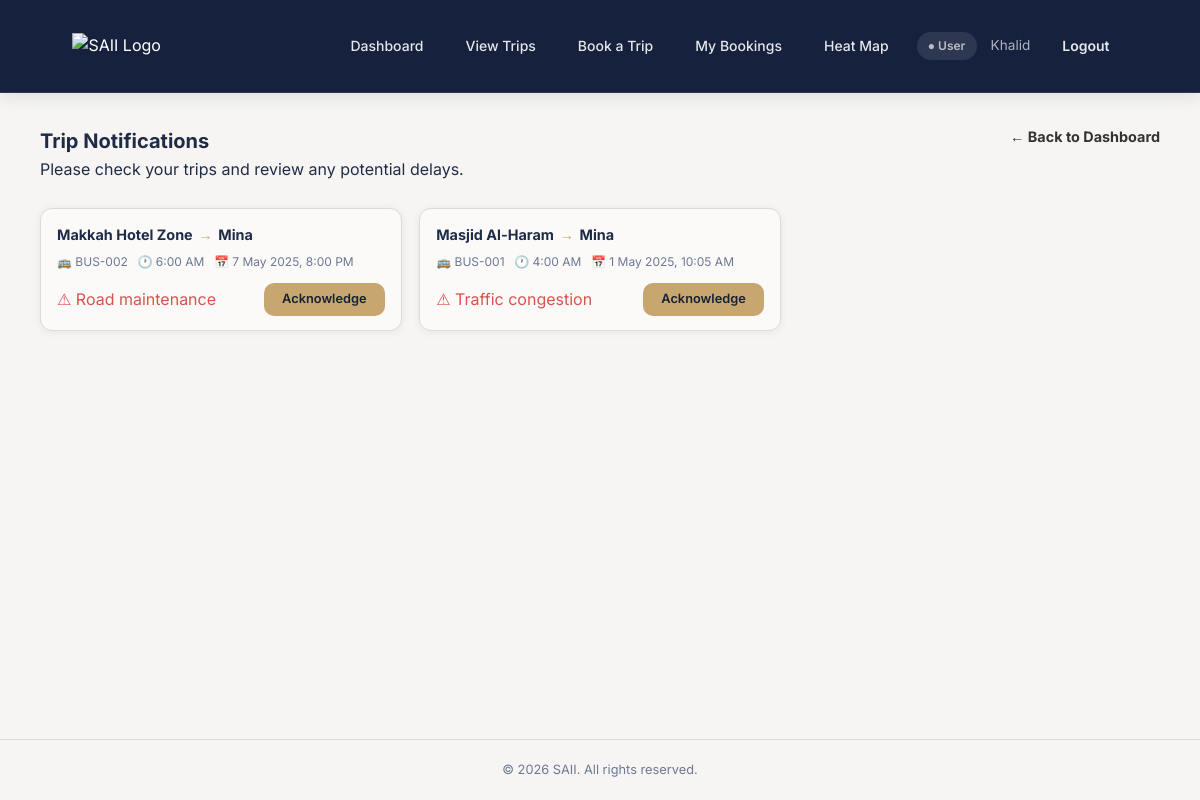
The page /notifications.php on the database its author committed.
### tables this page shows
CREATE TABLE `notification` (
  `notification_id` int(11) NOT NULL,
  `message` text NOT NULL,
  `sent_at` datetime NOT NULL DEFAULT CURRENT_TIMESTAMP,
  `TripID` int(11) NOT NULL
);

CREATE TABLE `trip` (
  `TripID` int(11) NOT NULL,
  `Origin` varchar(100) NOT NULL,
  `Destination` varchar(100) NOT NULL,
  `DepartureDate` date NOT NULL,
  `DepartureTime` time NOT NULL,
  `TotalSeats` int(11) NOT NULL,
  `AvailableSeats` int(11) NOT NULL,
  `Status` enum('Confirmed','Completed','Cancelled') NOT NULL,
  `Pickup_Location` varchar(150) DEFAULT NULL,
  `BusID` int(11) NOT NULL,
  `AdminID` int(11) NOT NULL
);

CREATE TABLE `bus` (
  `BusID` int(11) NOT NULL,
  `Bus_Number` varchar(50) NOT NULL,
  `Capacity` int(11) NOT NULL,
  `Status` enum('Active','Maintenance') NOT NULL,
  `Driver_Name` varchar(100) NOT NULL,
  `Driver_Phone` varchar(20) NOT NULL
);

### notifications.php (the view, shortened to what this page needs)
<?php
include('db_connection.php');
$notifResult = $conn->query("
    SELECT n.notification_id, n.message, n.sent_at,
           t.TripID, t.Origin, t.Destination, t.DepartureTime,
           b.Bus_Number
    FROM notification n
    JOIN trip t ON n.TripID = t.TripID
    JOIN bus  b ON t.BusID  = b.BusID
    ORDER BY n.sent_at DESC
");
$notifications = [];
while ($row = $notifResult->fetch_assoc()) {
    $notifications[] = $row;
}
function fmtTime($t) {
    $parts = explode(':', $t);
    $h = (int)$parts[0];
    return (($h % 12) ?: 12) . ':' . $parts[1] . ' ' . ($h >= 12 ? 'PM' : 'AM');
}
?>
<!DOCTYPE html>
<html lang="en">
<head>
  <link rel="stylesheet" href="styles.css"/>
</head>
<body class="page-wrapper">
<header class="navbar">
  <div class="navbar-inner">
    <a href="user-dashboard.php" class="nav-logo">
      <img src="image/saii.png" alt="SAII Logo" class="logo-img"/>
    </a>
    <nav class="nav-links">
      <a href="user-dashboard.php"  class="nav-link">Dashboard</a>
      <a href="view-trips.php"      class="nav-link">View Trips</a>
      <a href="add-booking.php"     class="nav-link">Book a Trip</a>
      <a href="my-bookings.php"     class="nav-link">My Bookings</a>
      <a href="user-heat-map.php"   class="nav-link">Heat Map</a>
    </nav>
    <div class="nav-right">
      <span class="role-chip user">&#9679; User</span>
      <span style="color:rgba(255,255,255,.65);font-size:.85rem;">Khalid</span>
      <a href="signin.php" class="btn btn-sm btn-outline-dark">Logout</a>
    </div>
  </div>
</header>
<div class="page-content">
  <a href="user-dashboard.php" class="back-arrow"
     style="text-decoration:none;color:#333;font-size:0.9rem;margin-bottom:0.5rem;float:right;">
    <b>← Back to Dashboard</b>
  </a>
  <h2>Trip Notifications</h2>
  <p>Please check your trips and review any potential delays.</p>
  <br>
  <div class="trips-grid">
    <?php if (empty($notifications)): ?>
      <p style="color:var(--fg-muted)">No notifications at the moment.</p>
    <?php else: ?>
      <?php foreach ($notifications as $n): ?>
        <div class="trip-photo-card">
          <div class="trip-photo-body">
            <div class="trip-photo-route">
              <?= htmlspecialchars($n['Origin']) ?>
              <span class="arrow"> → </span>
              <?= htmlspecialchars($n['Destination']) ?>
            </div>
            <div class="trip-photo-meta">
              <span>🚌 <?= htmlspecialchars($n['Bus_Number']) ?></span>
              <span>🕐 <?= fmtTime($n['DepartureTime']) ?></span>
              <span>📅 <?= date('j M Y, g:i A', strtotime($n['sent_at'])) ?></span>
            </div>
            <div class="trip-photo-footer">
              <span style="color:#d9534f;">
                ⚠ <?= htmlspecialchars($n['message']) ?>
              </span>
              <button class="btn btn-sm btn-accent"
                      onclick="acknowledge('TRP-<?= (int)$n['TripID'] ?>')">
                Acknowledge
              </button>
            </div>
          </div>
        </div>
      <?php endforeach; ?>
    <?php endif; ?>
  </div>
</div>
<footer class="site-footer">
  <p>© 2026 SAII. All rights reserved.</p>
</footer>
</body>
</html>

### styles.css (style rules this page uses)
:root { --bg: hsl(40,20%,96%); --fg: hsl(220,40%,20%); --card-bg: hsl(40,20%,98%); --primary: hsl(220,45%,20%); --primary-fg: hsl(215,30%,26%); --accent: hsl(37,45%,61%); --accent-fg: hsl(220,40%,15%); --secondary: hsl(40,25%,92%); --muted: hsl(40,15%,90%); --muted-fg: hsl(220,15%,50%); --border: hsl(40,15%,85%); --input: hsl(40,15%,85%); --destructive: hsl(0,72%,51%); --radius: 0.75rem; --shadow: 0 1px 8px rgba(26,35,64,.07); --shadow-md: 0 4px 16px rgba(26,35,64,.10); --shadow-lg: 0 8px 32px rgba(26,35,64,.16); --sidebar-bg: hsl(220,45%,15%); --sidebar-fg: hsl(40,20%,92%); --sidebar-accent: hsl(220,40%,22%); --sidebar-border: hsl(220,35%,25%); }
*,*::before,*::after { box-sizing:border-box; margin:0; padding:0 }
html { scroll-behavior:smooth }
body { font-family:'Inter',sans-serif; background:var(--bg); color:var(--fg); min-height:100vh; line-height:1.6; -webkit-font-smoothing:antialiased; }
a { color:inherit; text-decoration:none }
button { cursor:pointer; font-family:inherit }
img { display:block; max-width:100% }
.navbar { position:sticky; top:0; z-index:200; background:var(--primary); border-bottom:1px solid hsla(40,15%,85%,.12); box-shadow:var(--shadow-md); }
.navbar-inner { max-width:1152px; margin:0 auto; padding:0 1.5rem; height:64px; display:flex; align-items:center; gap:1rem; }
.nav-logo { display:flex; align-items:center; gap:5px; }
.logo-img { width:250px; height:auto; }
.nav-links { flex:1; display:flex; align-items:center; justify-content:flex-start; gap:.25rem; }
.nav-link { display:inline-flex; align-items:center; gap:.5rem; padding:.45rem .75rem; border-radius:.5rem; font-size:.875rem; font-weight:500; color:hsla(40,20%,96%,.7); transition:all .15s; white-space:nowrap; position:relative; text-decoration:none; }
.nav-right { display:flex; align-items:center; gap:.75rem; flex-shrink:0; margin-left:auto; }
.role-chip { display:inline-flex; align-items:center; gap:.35rem; padding:.25rem .7rem; border-radius:999px; font-size:.75rem; font-weight:600; }
.role-chip.user { background:hsla(40,20%,96%,.1); color:hsla(40,20%,96%,.7) }
.site-footer { border-top:1px solid var(--border); padding:1.25rem 1rem; text-align:center; background:var(--bg); margin-top:auto; }
.site-footer p { color:var(--muted-fg); font-size:.8rem; }
.page-wrapper { min-height:100vh; display:flex; flex-direction:column; }
.page-content { flex:1; max-width:1152px; margin:0 auto; width:100%; padding:2rem 1rem 3rem; }
h2 { font-size:1.25rem; font-weight:700; color:var(--fg) }
.btn { display:inline-flex; align-items:center; justify-content:center; gap:.4rem; padding:.5rem 1rem; border-radius:.5rem; font-size:.875rem; font-weight:500; border:1px solid transparent; transition:all .15s; white-space:nowrap; cursor:pointer; line-height:1; }
.btn-accent { background:var(--accent); color:var(--accent-fg) }
.btn-outline-dark { background:transparent; border-color:hsla(40,20%,96%,.2); color:hsla(40,20%,96%,.85) }
.btn-sm { padding:.3rem .7rem; font-size:.8rem; border-radius:.4rem }
.trips-grid { display: grid; grid-template-columns: repeat(3, 1fr); gap: 1.1rem; margin-bottom: 2rem; }
.trip-photo-card { background: var(--card-bg); border: 1px solid var(--border); border-radius: var(--radius); overflow: hidden; box-shadow: var(--shadow); transition: box-shadow .2s, transform .2s; cursor: pointer; }
.trip-photo-body { padding: .875rem 1rem; }
.trip-photo-route { font-weight: 700; font-size: .9rem; color: var(--fg); display: flex; align-items: center; gap: .35rem; margin-bottom: .35rem; }
.trip-photo-route .arrow { color: var(--accent); }
.trip-photo-meta { display: flex; flex-wrap: wrap; gap: .6rem; font-size: .75rem; color: var(--muted-fg); margin-bottom: .75rem; }
.trip-photo-meta span { display: flex; align-items: center; gap: .25rem; }
.trip-photo-footer { display: flex; align-items: center; justify-content: space-between; }
.navbar { background: #16213e; color: white; display: flex; align-items: center; justify-content: space-between; padding: 14px 28px; gap: 20px; }
.nav-links { display: flex; gap: 18px; flex: 1; justify-content: center; }
.nav-links a, .nav-right a { color: #e5e7eb; text-decoration: none; font-size: 14px; }
.nav-right { display: flex; gap: 14px; align-items: center; font-size: 14px; }
.btn { padding: 10px 18px; border-radius: 10px; border: none; cursor: pointer; font-weight: 600; }

### rows shown on the page
notification: TripID.Origin "Makkah Hotel Zone", TripID.Destination "Mina", bus.Bus_Number "BUS-002", TripID.DepartureTime "6:00 AM", sent_at "7 May 2025, 8:00 PM", message "Road maintenance"
notification: TripID.Origin "Masjid Al-Haram", TripID.Destination "Mina", bus.Bus_Number "BUS-001", TripID.DepartureTime "4:00 AM", sent_at "1 May 2025, 10:05 AM", message "Traffic congestion"
